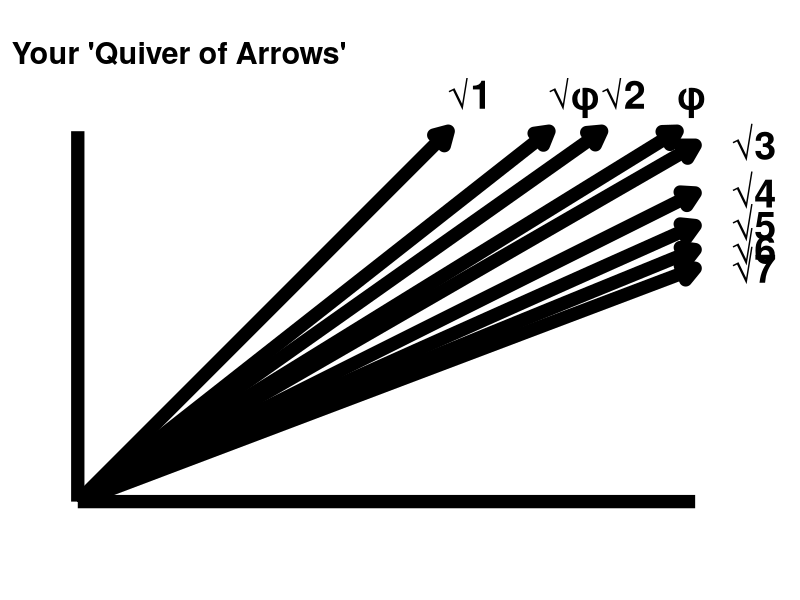

Here is the R script that generated this plot:
## ---- chunk 1
#| label: setup
#| include: false


# install.packages(c("mapview", "survey", "srvyr", "arcgislayers"))

# census_api_key("95496766c51541ee6f402c1e1a8658581285b759", install = TRUE, overwrite = TRUE)


# # load libraries - NOT NEEDED


# Force dplyr's select to take precedence
select <- dplyr::select
filter <- dplyr::filter

# Options
options(scipen = 999)
options(qic.clshade = T) # NO LONGER NEEDED; CHARTS ALL PREPARED WITH GGPLOT2 ONLY
options(qic.linecol = 'black') # NO LONGER NEEDED; CHARTS ALL PREPARED WITH GGPLOT2 ONLY
options(qic.signalcol = "firebrick") # NO LONGER NEEDED; CHARTS ALL PREPARED WITH GGPLOT2 ONLY
options(qic.targetcol = "purple") # NO LONGER NEEDED; CHARTS ALL PREPARED WITH GGPLOT2 ONLY
options(DT.options = list(dom = 'pBlfrti')) # Add buttons, filtering, and top (t) pagination controls
options(shiny.maxRequestSize = 50 * 1024^2) # Set upload maximum to 50 MB
options(tigris_use_cache = TRUE)
options(device = "RStudioGD") 


# Flextable defaults:
flextable::set_flextable_defaults(
  font.size = 14, 
  font.family = "Cabin",
  font.color = "black",
  table.layout = "fixed",
  border.color = "darkgray",
  padding.top = 3, padding.bottom = 3,
  padding.left = 4, padding.right = 4,
  line_spacing = 1.3,
  digits = 2,
  decimal.mark = ".",
  big.mark = " ",
  na_str = "<na>",
  post_process_html = identity,
  post_process_docx = identity
)



# Flextable built-in themes:
  # flextable::theme_alafoli()	|>  # BLAH
  # flextable::theme_apa()  # THIS IS NICE
  # flextable::theme_booktabs() |>  # NICE, MORE COMPACT
  # flextable::theme_box() |>   # OK, INCLUDES CELL BORDERS
  # flextable::theme_tron() |>  # 'DARK MODE' BLUE TEXT
  # flextable::theme_tron_legacy() |>   # 'DARK MODE' YELLOW TEXT
  # flextable::theme_vader() |>    # 'DARK MODE' WHITE TEXT
  # flextable::theme_vanilla() |>   # NOT SPECIAL
  # flextable::theme_zebra()	|>
  #


# Set global theme for consistent plots
ggplot2::theme_set(
  ggplot2::theme_minimal(base_size = 20) +
    ggplot2::theme(
      plot.title.position = "plot",
      plot.title = ggtext::element_textbox_simple(
        family = "Cabin",
        face = "bold",
        color = "darkgreen",
        size = 16,
        fill = "yellow",
        lineheight = 0.9,
        padding = ggplot2::margin(5.5, 5.5, 0.0, 5.5),
        margin = ggplot2::margin(0, 0, 5.5, 0)
      ),
      plot.subtitle = ggtext::element_textbox_simple(
        family = "Cabin",
        color = "darkgreen",
        face = "bold",
        size = 14,
        fill = "yellow",
        lineheight = 0.9,
        padding = ggplot2::margin(5.5, 5.5, 5.5, 5.5),
        margin = ggplot2::margin(0.0, 0, 5.5, 0)
      ),
      plot.caption = ggtext::element_markdown(
        family = "Cabin",
        size = 14,
        hjust = 1,
        color = "darkblue",
        face = "italic",
        fill = "yellow",
        lineheight = 1.0
      ),
      axis.text.x = ggtext::element_markdown(
        family = "Cabin",
        face = "bold",
        color = "blue",
        size = 12,
        angle = 45,
        hjust = 1
      ),
        # ggplot2::element_blank(),
      axis.title.x = ggtext::element_markdown(
        family = "Cabin",
        face = "bold",
        color = "blue",
        size = 14),
        # ggplot2::element_blank(),
      axis.text.y = ggtext::element_markdown(
        family = "Cabin",
        face = "bold",
        color = "blue",
        size = 12,
        angle = 45,
        hjust = 1
      ),
        # ggplot2::element_blank(),
      axis.title.y = ggtext::element_markdown(
        family = "Cabin",
        face = "bold",
        color = "blue",
        size = 12),
        # ggplot2::element_blank(),
      strip.text = ggtext::element_markdown(
        family = "Cabin",
        color = "black",
        size = 12,
        face = "italic",
        margin = ggplot2::margin(2, 0, 0.5, 0, "lines")
      ),
      axis.text = ggtext::element_markdown(
        family = "Cabin",
        color = "black"),
      panel.background = ggplot2::element_rect(fill = "white", color = NA),
      plot.background = ggplot2::element_rect(fill = "white", color = NA),
      legend.position = "none",
      panel.spacing.x = grid::unit(1.5, "cm"),
      panel.spacing.y = grid::unit(1.5, "cm"),
      plot.margin = ggplot2::margin(20, 20, 20, 20, "pt")
    )
)



  
# Set seed for reproducibility
base::set.seed(123)

## ---- chunk 2
#| label: angle-setup
#| message: false
sqrt_phi <- sqrt((1 + sqrt(5)) / 2)
phi      <- (1 + sqrt(5)) / 2
angles_df <- data.frame(
  base_name = c("√1", "√φ", "√2", "φ", "√3", "√4", "√5", "√6", "√7"),
  base_value = c(sqrt(1), sqrt_phi, sqrt(2), phi, sqrt(3), sqrt(4), sqrt(5), sqrt(6), sqrt(7)),
  height = 1
)
angles_df$theta_rad <- atan2(angles_df$height, angles_df$base_value)
angles_df$theta_deg <- angles_df$theta_rad * (180 / pi)
display_df <- data.frame(
  Base = angles_df$base_name,
  `Base Length` = round(angles_df$base_value, 4),
  Height = 1,
  `Angle (degrees)` = round(angles_df$theta_deg, 2),
  check.names = FALSE
)
flextable::flextable(display_df) |>
  flextable::add_header_lines("Height = 1 for all rows") |>
  flextable::color(i = 1, part = "header", color = "blue") |>
  flextable::italic(i = 1, part = "header") |>
  flextable::align(i = 1, part = "header", align = "center") |>
  flextable::fontsize(i = 1, part = "header", size = 16) |>
  flextable::bg(i = 1, part = "header", bg = "white") |>
  flextable::bg(i = 2, part = "header", bg = "white") |>
  flextable::autofit()
## ---- chunk 3
#| label: angle-graphic
#| fig-width: 13
#| fig-height: 8
#| out-width: "100%"

max_height <- 6
max_base <- 10
line_length <- sqrt(max_height^2 + max_base^2)
lines_df <- data.frame(
  label = angles_df$base_name,
  theta_rad = angles_df$theta_rad
)
lines_df$xend <- line_length * cos(lines_df$theta_rad)
lines_df$yend <- line_length * sin(lines_df$theta_rad)
lines_df$xend <- pmin(lines_df$xend, max_base)
lines_df$yend <- ifelse(lines_df$xend == max_base, 
                        max_base * tan(lines_df$theta_rad), 
                        lines_df$yend)
lines_df$yend <- pmin(lines_df$yend, max_height)
lines_df$xend <- ifelse(lines_df$yend == max_height,
                        max_height / tan(lines_df$theta_rad),
                        lines_df$xend)
label_offset <- 0.6

# Detect which lines are clamped to bounding box edges
hit_top   <- abs(lines_df$yend - max_height) < 0.01
hit_right <- abs(lines_df$xend - max_base)   < 0.01

# Default: push label outward along the angle
lines_df$label_x <- lines_df$xend + label_offset * cos(lines_df$theta_rad)
lines_df$label_y <- lines_df$yend + label_offset * sin(lines_df$theta_rad)

# Lines hitting the ceiling: push label straight UP so closely-spaced
# angles (like sqrt(phi) and sqrt(2)) don't stack on the same y-position
lines_df$label_x[hit_top] <- lines_df$xend[hit_top]
lines_df$label_y[hit_top] <- lines_df$yend[hit_top] + label_offset

# Lines hitting the right wall: push label straight RIGHT
lines_df$label_x[hit_right] <- lines_df$xend[hit_right] + label_offset
lines_df$label_y[hit_right] <- lines_df$yend[hit_right]


# label_offset <- 0.6
# lines_df$label_x <- lines_df$xend + label_offset * cos(lines_df$theta_rad)
# lines_df$label_y <- lines_df$yend + label_offset * sin(lines_df$theta_rad)
ggplot2::ggplot() +
  ggplot2::geom_segment(
    data = lines_df,
    ggplot2::aes(x = 0, y = 0, xend = xend, yend = yend),
    arrow = ggplot2::arrow(length = ggplot2::unit(0.15, "inches"), type = "closed"),
    linewidth = 4.5
  ) +
  ggplot2::geom_text(
    data = lines_df,
    ggplot2::aes(x = label_x, y = label_y, label = label),
    hjust = 0, vjust = 0.5, size = 10, fontface = "bold"
  ) +
  ggplot2::geom_segment(
    ggplot2::aes(x = 0, y = 0, xend = 0, yend = max_height),
    linewidth = 4.5
  ) +
  ggplot2::geom_segment(
    ggplot2::aes(x = 0, y = 0, xend = max_base, yend = 0),
    linewidth = 4.5
  ) +
  ggplot2::coord_fixed(ratio = 1, xlim = c(-0.5, max_base + 1), ylim = c(-0.5, max_height + 0.5)) +
  ggplot2::theme_minimal() +
  ggplot2::labs(title = "Your 'Quiver of Arrows'") +
  ggplot2::theme(
    plot.title = ggplot2::element_text(size = 22, face = "bold"),
    axis.title = ggplot2::element_blank(),
    axis.text = ggplot2::element_blank(),
    axis.ticks = ggplot2::element_blank(),
    panel.grid = ggplot2::element_blank()
  )
